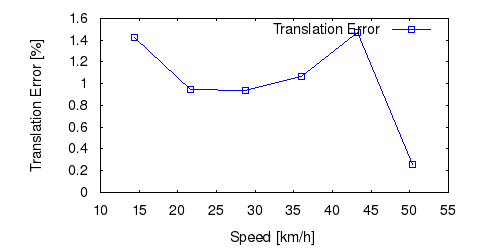

Here is the gnuplot script that generated this plot:
set term postscript eps enhanced color
set output "19_ts.eps"
set size ratio 0.5
set yrange [0:*]
set xlabel "Speed [km/h]"
set ylabel "Translation Error [%]"
plot "19_ts.txt" using ($1*3.6):($2*100) title 'Translation Error' lc rgb "#0000FF" pt 4 w linespoints
